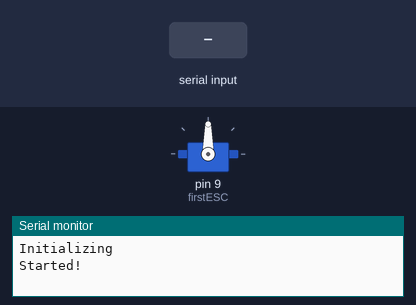
The sketch below on a simulated Arduino Uno, built with avr-gcc and run on an emulated ATmega328P. On the bench: servo, the last lines printed to the serial monitor. The inputs (shaded band) are chosen by the test bench.

Above: at 14.2 s.
14.3 s: "90,45\n" received over Serial
At 15.7 s:
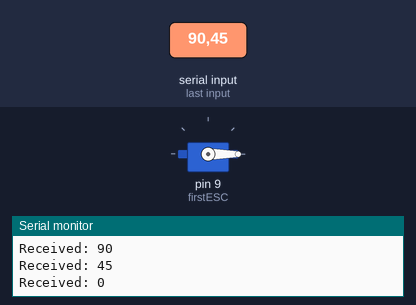
Timing chart, 0 to 17.3 s (numbered marks = the images above; inputs shaded):
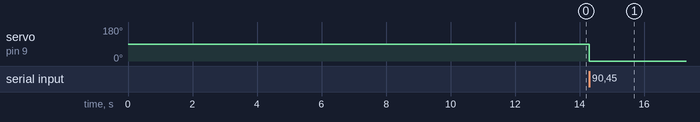

Measured:
- after the input at 14.3 s, servo on pin 9 (firstESC): 90° → 0° at once

The sketch:

testESC.ino
```cpp
#include <Servo.h>

int speed_1 = 0;
int old_speed_1 = 0;
Servo firstESC;

void setup(){
  firstESC.attach(9);
  Serial.begin(9600);
  delay(5000);
  Serial.println("Initializing");
  motor_setup(firstESC);
  Serial.println("Started!");
}

void loop(){


  if (Serial.available()){
    speed_1 = Serial.parseInt();
    if (speed_1 != old_speed_1) {
      old_speed_1 = speed_1;
      Serial.print("Received: ");
      Serial.print(speed_1);
      Serial.print('\n');
      firstESC.writeMicroseconds(speed_1);
    }
  }

  /*
  // Setup the motors
  firstESC.writeMicroseconds(speed_1);


  if (Serial.available())
    speed_1 = Serial.parseInt();
    Serial.print("Received: ");
    Serial.print(speed_1);
    Serial.print('\n');

  delay(1000);

  */
}
```

motor_setup.ino
```cpp
void motor_setup(Servo firstESC){
  int initialize = 0;
  int set_zero_throttle = 1000; //Full throttle is 2000

  for (int i=0; i<10; i++){
    firstESC.writeMicroseconds(initialize);
    delay(500);
  }
  firstESC.writeMicroseconds(set_zero_throttle);
  delay(3000);
}
```
